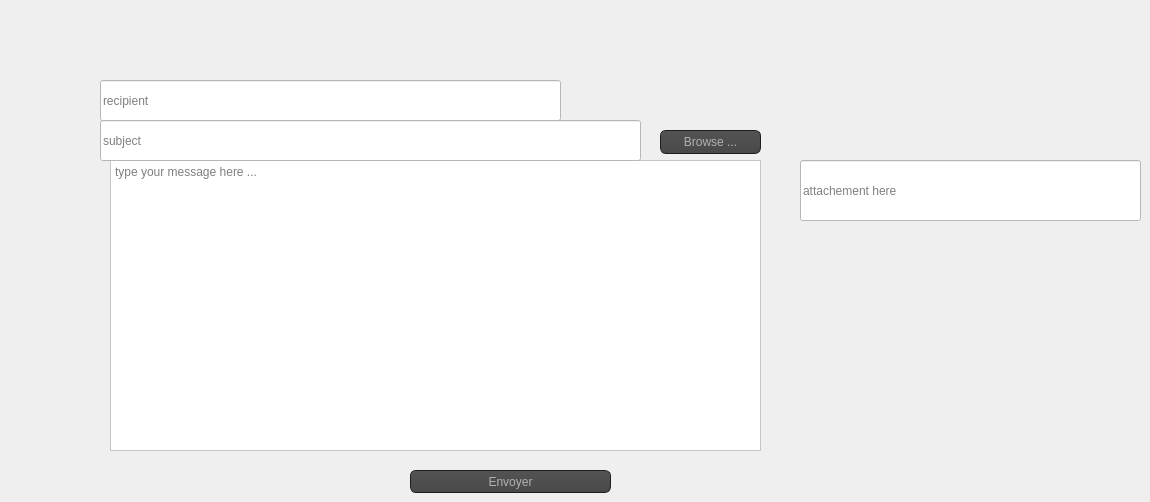
   <widget class="QWidget" name="tab_2">
    <attribute name="title">
     <string>Mailling</string>
    </attribute>
    <widget class="QLineEdit" name="rcpt">
     <property name="geometry">
      <rect>
       <x>100</x>
       <y>80</y>
       <width>461</width>
       <height>41</height>
      </rect>
     </property>
     <property name="styleSheet">
      <string notr="true">background-color: rgb(255, 255, 255);</string>
     </property>
     <property name="placeholderText">
      <string>recipient</string>
     </property>
    </widget>
    <widget class="QTextEdit" name="msg">
     <property name="geometry">
      <rect>
       <x>110</x>
       <y>160</y>
       <width>651</width>
       <height>291</height>
      </rect>
     </property>
     <property name="styleSheet">
      <string notr="true">background-color: rgb(255, 255, 255);</string>
     </property>
     <property name="placeholderText">
      <string>type your message here ...</string>
     </property>
    </widget>
    <widget class="QPushButton" name="sendBtn">
     <property name="geometry">
      <rect>
       <x>410</x>
       <y>470</y>
       <width>201</width>
       <height>23</height>
      </rect>
     </property>
     <property name="styleSheet">
      <string notr="true">QToolTip
{
     border: 1px solid black;
     background-color: #ffa02f;
     padding: 1px;
     border-radius: 3px;
     opacity: 100;
}

QWidget
{
    color: #b1b1b1;
    background-color: #323232;
}

QWidget:item:hover
{
    background-color: QLinearGradient( x1: 0, y1: 0, x2: 0, y2: 1, stop: 0 #ffa02f, stop: 1 #ca0619);
    color: #000000;
}

QWidget:item:selected
{
    background-color: QLinearGradient( x1: 0, y1: 0, x2: 0, y2: 1, stop: 0 #ffa02f, stop: 1 #d7801a);
}

QMenuBar::item
{
    background: transparent;
}

QMenuBar::item:selected
{
    background: transparent;
    border: 1px solid #ffaa00;
}

QMenuBar::item:pressed
{
    background: #444;
    border: 1px solid #000;
    background-color: QLinearGradient(
        x1:0, y1:0,
        x2:0, y2:1,
        stop:1 #212121,
        stop:0.4 #343434/*,
        stop:0.2 #343434,
        stop:0.1 #ffaa00*/
    );
    margin-bottom:-1px;
    padding-bottom:1px;
}

QMenu
{
    border: 1px solid #000;
}

QMenu::item
{
    padding: 2px 20px 2px 20px;
}

QMenu::item:selected
{
    color: #000000;
}

QWidget:disabled
{
    color: #404040;
    background-color: #323232;
}

QAbstractItemView
{
    background-color: QLinearGradient( x1: 0, y1: 0, x2: 0, y2: 1, stop: 0 #4d4d4d, stop: 0.1 #646464, stop: 1 #5d5d5d);
}

QWidget:focus
{
    /*border: 2px solid QLinearGradient( x1: 0, y1: 0, x2: 0, y2: 1, stop: 0 #ffa02f, stop: 1 #d7801a);*/
}

QLineEdit
{
    background-color: QLinearGradient( x1: 0, y1: 0, x2: 0, y2: 1, stop: 0 #4d4d4d, stop: 0 #646464, stop: 1 #5d5d5d);
    padding: 1px;
    border-style: solid;
    border: 1px solid #1e1e1e;
    border-radius: 5;
}

QPushButton
{
    color: #b1b1b1;
    background-color: QLinearGradient( x1: 0, y1: 0, x2: 0, y2: 1, stop: 0 #565656, stop: 0.1 #525252, stop: 0.5 #4e4e4e, stop: 0.9 #4a4a4a, stop: 1 #464646);
    border-width: 1px;
    border-color: #1e1e1e;
    border-style: solid;
    border-radius: 6;
    padding: 3px;
    font-size: 12px;
    padding-left: 5px;
    padding-right: 5px;
}

QPushButton:pressed
{
    background-color: QLinearGradient( x1: 0, y1: 0, x2: 0, y2: 1, stop: 0 #2d2d2d, stop: 0.1 #2b2b2b, stop: 0.5 #292929, stop: 0.9 #282828, stop: 1 #252525);
}

QComboBox
{
    selection-background-color: #ffaa00;
    background-color: QLinearGradient( x1: 0, y1: 0, x2: 0, y2: 1, stop: 0 #565656, stop: 0.1 #525252, stop: 0.5 #4e4e4e, stop: 0.9 #4a4a4a, stop: 1 #464646);
    border-style: solid;
    border: 1px solid #1e1e1e;
    border-radius: 5;
}

QComboBox:hover,QPushButton:hover
{
    border: 2px solid QLinearGradient( x1: 0, y1: 0, x2: 0, y2: 1, stop: 0 #ffa02f, stop: 1 #d7801a);
}


QComboBox:on
{
    padding-top: 3px;
    padding-left: 4px;
    background-color: QLinearGradient( x1: 0, y1: 0, x2: 0, y2: 1, stop: 0 #2d2d2d, stop: 0.1 #2b2b2b, stop: 0.5 #292929, stop: 0.9 #282828, stop: 1 #252525);
    selection-background-color: #ffaa00;
}

QComboBox QAbstractItemView
{
    border: 2px solid darkgray;
    selection-background-color: QLinearGradient( x1: 0, y1: 0, x2: 0, y2: 1, stop: 0 #ffa02f, stop: 1 #d7801a);
}

QComboBox::drop-down
{
     subcontrol-origin: padding;
     subcontrol-position: top right;
     width: 15px;

     border-left-width: 0px;
     border-left-color: darkgray;
     border-left-style: solid; /* just a single line */
     border-top-right-radius: 3px; /* same radius as the QComboBox */
     border-bottom-right-radius: 3px;
 }

QComboBox::down-arrow
{
     image: url(:/down_arrow.png);
}

QGroupBox:focus
{
border: 2px solid QLinearGradient( x1: 0, y1: 0, x2: 0, y2: 1, stop: 0 #ffa02f, stop: 1 #d7801a);
}

QTextEdit:focus
{
    border: 2px solid QLinearGradient( x1: 0, y1: 0, x2: 0, y2: 1, stop: 0 #ffa02f, stop: 1 #d7801a);
}

QScrollBar:horizontal {
     border: 1px solid #222222;
     background: QLinearGradient( x1: 0, y1: 0, x2: 0, y2: 1, stop: 0.0 #121212, stop: 0.2 #282828, stop: 1 #484848);
     height: 7px;
     margin: 0px 16px 0 16px;
}

QScrollBar::handle:horizontal
{
      background: QLinearGradient( x1: 0, y1: 0, x2: 1, y2: 0, stop: 0 #ffa02f, stop: 0.5 #d7801a, stop: 1 #ffa02f);
      min-height: 20px;
      border-radius: 2px;
}

QScrollBar::add-line:horizontal {
      border: 1px solid #1b1b19;
      border-radius: 2px;
      background: QLinearGradient( x1: 0, y1: 0, x2: 1, y2: 0, stop: 0 #ffa02f, stop: 1 #d7801a);
      width: 14px;
      subcontrol-position: right;
      subcontrol-origin: margin;
}

QScrollBar::sub-line:horizontal {
      border: 1px solid #1b1b19;
      border-radius: 2px;
      background: QLinearGradient( x1: 0, y1: 0, x2: 1, y2: 0, stop: 0 #ffa02f, stop: 1 #d7801a);
      width: 14px;
     subcontrol-position: left;
     subcontrol-origin: margin;
}

QScrollBar::right-arrow:horizontal, QScrollBar::left-arrow:horizontal
{
      border: 1px solid black;
      width: 1px;
      height: 1px;
      background: white;
}

QScrollBar::add-page:horizontal, QScrollBar::sub-page:horizontal
{
      background: none;
}

QScrollBar:vertical
{
      background: QLinearGradient( x1: 0, y1: 0, x2: 1, y2: 0, stop: 0.0 #121212, stop: 0.2 #282828, stop: 1 #484848);
      width: 7px;
      margin: 16px 0 16px 0;
      border: 1px solid #222222;
}

QScrollBar::handle:vertical
{
      background: QLinearGradient( x1: 0, y1: 0, x2: 0, y2: 1, stop: 0 #ffa02f, stop: 0.5 #d7801a, stop: 1 #ffa02f);
      min-height: 20px;
      border-radius: 2px;
}

QScrollBar::add-line:vertical
{
      border: 1px solid #1b1b19;
      border-radius: 2px;
      background: QLinearGradient( x1: 0, y1: 0, x2: 0, y2: 1, stop: 0 #ffa02f, stop: 1 #d7801a);
      height: 14px;
      subcontrol-position: bottom;
      subcontrol-origin: margin;
}

QScrollBar::sub-line:vertical
{
      border: 1px solid #1b1b19;
      border-radius: 2px;
      background: QLinearGradient( x1: 0, y1: 0, x2: 0, y2: 1, stop: 0 #d7801a, stop: 1 #ffa02f);
      height: 14px;
      subcontrol-position: top;
      subcontrol-origin: margin;
}

QScrollBar::up-arrow:vertical, QScrollBar::down-arrow:vertical
{
      border: 1px solid black;
      width: 1px;
      height: 1px;
      background: white;
}


QScrollBar::add-page:vertical, QScrollBar::sub-page:vertical
{
      background: none;
}

QTextEdit
{
    background-color: #242424;
}

QPlainTextEdit
{
    background-color: #242424;
}

QHeaderView::section
{
    background-color: QLinearGradient(x1:0, y1:0, x2:0, y2:1, stop:0 #616161, stop: 0.5 #505050, stop: 0.6 #434343, stop:1 #656565);
    color: white;
    padding-left: 4px;
    border: 1px solid #6c6c6c;
}

QCheckBox:disabled
{
color: #414141;
}

QDockWidget::title
{
    text-align: center;
    spacing: 3px; /* spacing between items in the tool bar */
    background-color: QLinearGradient(x1:0, y1:0, x2:0, y2:1, stop:0 #323232, stop: 0.5 #242424, stop:1 #323232);
}

QDockWidget::close-button, QDockWidget::float-button
{
    text-align: center;
    spacing: 1px; /* spacing between items in the tool bar */
    background-color: QLinearGradient(x1:0, y1:0, x2:0, y2:1, stop:0 #323232, stop: 0.5 #242424, stop:1 #323232);
}

QDockWidget::close-button:hover, QDockWidget::float-button:hover
{
    background: #242424;
}

QDockWidget::close-button:pressed, QDockWidget::float-button:pressed
{
    padding: 1px -1px -1px 1px;
}

QMainWindow::separator
{
    background-color: QLinearGradient(x1:0, y1:0, x2:0, y2:1, stop:0 #161616, stop: 0.5 #151515, stop: 0.6 #212121, stop:1 #343434);
    color: white;
    padding-left: 4px;
    border: 1px solid #4c4c4c;
    spacing: 3px; /* spacing between items in the tool bar */
}

QMainWindow::separator:hover
{

    background-color: QLinearGradient(x1:0, y1:0, x2:0, y2:1, stop:0 #d7801a, stop:0.5 #b56c17 stop:1 #ffa02f);
    color: white;
    padding-left: 4px;
    border: 1px solid #6c6c6c;
    spacing: 3px; /* spacing between items in the tool bar */
}

QToolBar::handle
{
     spacing: 3px; /* spacing between items in the tool bar */
     background: url(:/images/handle.png);
}

QMenu::separator
{
    height: 2px;
    background-color: QLinearGradient(x1:0, y1:0, x2:0, y2:1, stop:0 #161616, stop: 0.5 #151515, stop: 0.6 #212121, stop:1 #343434);
    color: white;
    padding-left: 4px;
    margin-left: 10px;
    margin-right: 5px;
}

QProgressBar
{
    border: 2px solid grey;
    border-radius: 5px;
    text-align: center;
}

QProgressBar::chunk
{
    background-color: #d7801a;
    width: 2.15px;
    margin: 0.5px;
}

QTabBar::tab {
    color: #b1b1b1;
    border: 1px solid #444;
    border-bottom-style: none;
    background-color: #323232;
    padding-left: 10px;
    padding-right: 10px;
    padding-top: 3px;
    padding-bottom: 2px;
    margin-right: -1px;
}

QTabWidget::pane {
    border: 1px solid #444;
    top: 1px;
}

QTabBar::tab:last
{
    margin-right: 0; /* the last selected tab has nothing to overlap with on the right */
    border-top-right-radius: 3px;
}

QTabBar::tab:first:!selected
{
 margin-left: 0px; /* the last selected tab has nothing to overlap with on the right */


    border-top-left-radius: 3px;
}

QTabBar::tab:!selected
{
    color: #b1b1b1;
    border-bottom-style: solid;
    margin-top: 3px;
    background-color: QLinearGradient(x1:0, y1:0, x2:0, y2:1, stop:1 #212121, stop:.4 #343434);
}

QTabBar::tab:selected
{
    border-top-left-radius: 3px;
    border-top-right-radius: 3px;
    margin-bottom: 0px;
}

QTabBar::tab:!selected:hover
{
    /*border-top: 2px solid #ffaa00;
    padding-bottom: 3px;*/
    border-top-left-radius: 3px;
    border-top-right-radius: 3px;
    background-color: QLinearGradient(x1:0, y1:0, x2:0, y2:1, stop:1 #212121, stop:0.4 #343434, stop:0.2 #343434, stop:0.1 #ffaa00);
}

QRadioButton::indicator:checked, QRadioButton::indicator:unchecked{
    color: #b1b1b1;
    background-color: #323232;
    border: 1px solid #b1b1b1;
    border-radius: 6px;
}

QRadioButton::indicator:checked
{
    background-color: qradialgradient(
        cx: 0.5, cy: 0.5,
        fx: 0.5, fy: 0.5,
        radius: 1.0,
        stop: 0.25 #ffaa00,
        stop: 0.3 #323232
    );
}

QCheckBox::indicator{
    color: #b1b1b1;
    background-color: #323232;
    border: 1px solid #b1b1b1;
    width: 9px;
    height: 9px;
}

QRadioButton::indicator
{
    border-radius: 6px;
}

QRadioButton::indicator:hover, QCheckBox::indicator:hover
{
    border: 1px solid #ffaa00;
}

QCheckBox::indicator:checked
{
    image:url(:/images/checkbox.png);
}

QCheckBox::indicator:disabled, QRadioButton::indicator:disabled
{
    border: 1px solid #444;
}</string>
     </property>
     <property name="text">
      <string>Envoyer</string>
     </property>
    </widget>
    <widget class="QLineEdit" name="file">
     <property name="geometry">
      <rect>
       <x>800</x>
       <y>160</y>
       <width>341</width>
       <height>61</height>
      </rect>
     </property>
     <property name="styleSheet">
      <string notr="true">background-color: rgb(255, 255, 255);</string>
     </property>
     <property name="placeholderText">
      <string>attachement here</string>
     </property>
    </widget>
    <widget class="QPushButton" name="browseBtn">
     <property name="geometry">
      <rect>
       <x>660</x>
       <y>130</y>
       <width>101</width>
       <height>24</height>
      </rect>
     </property>
     <property name="styleSheet">
      <string notr="true">QToolTip
{
     border: 1px solid black;
     background-color: #ffa02f;
     padding: 1px;
     border-radius: 3px;
     opacity: 100;
}

QWidget
{
    color: #b1b1b1;
    background-color: #323232;
}

QWidget:item:hover
{
    background-color: QLinearGradient( x1: 0, y1: 0, x2: 0, y2: 1, stop: 0 #ffa02f, stop: 1 #ca0619);
    color: #000000;
}

QWidget:item:selected
{
    background-color: QLinearGradient( x1: 0, y1: 0, x2: 0, y2: 1, stop: 0 #ffa02f, stop: 1 #d7801a);
}

QMenuBar::item
{
    background: transparent;
}

QMenuBar::item:selected
{
    background: transparent;
    border: 1px solid #ffaa00;
}

QMenuBar::item:pressed
{
    background: #444;
    border: 1px solid #000;
    background-color: QLinearGradient(
        x1:0, y1:0,
        x2:0, y2:1,
        stop:1 #212121,
        stop:0.4 #343434/*,
        stop:0.2 #343434,
        stop:0.1 #ffaa00*/
    );
    margin-bottom:-1px;
    padding-bottom:1px;
}

QMenu
{
    border: 1px solid #000;
}

QMenu::item
{
    padding: 2px 20px 2px 20px;
}

QMenu::item:selected
{
    color: #000000;
}

QWidget:disabled
{
    color: #404040;
    background-color: #323232;
}

QAbstractItemView
{
    background-color: QLinearGradient( x1: 0, y1: 0, x2: 0, y2: 1, stop: 0 #4d4d4d, stop: 0.1 #646464, stop: 1 #5d5d5d);
}

QWidget:focus
{
    /*border: 2px solid QLinearGradient( x1: 0, y1: 0, x2: 0, y2: 1, stop: 0 #ffa02f, stop: 1 #d7801a);*/
}

QLineEdit
{
    background-color: QLinearGradient( x1: 0, y1: 0, x2: 0, y2: 1, stop: 0 #4d4d4d, stop: 0 #646464, stop: 1 #5d5d5d);
    padding: 1px;
    border-style: solid;
    border: 1px solid #1e1e1e;
    border-radius: 5;
}

QPushButton
{
    color: #b1b1b1;
    background-color: QLinearGradient( x1: 0, y1: 0, x2: 0, y2: 1, stop: 0 #565656, stop: 0.1 #525252, stop: 0.5 #4e4e4e, stop: 0.9 #4a4a4a, stop: 1 #464646);
    border-width: 1px;
    border-color: #1e1e1e;
    border-style: solid;
    border-radius: 6;
    padding: 3px;
    font-size: 12px;
    padding-left: 5px;
    padding-right: 5px;
}

QPushButton:pressed
{
    background-color: QLinearGradient( x1: 0, y1: 0, x2: 0, y2: 1, stop: 0 #2d2d2d, stop: 0.1 #2b2b2b, stop: 0.5 #292929, stop: 0.9 #282828, stop: 1 #252525);
}

QComboBox
{
    selection-background-color: #ffaa00;
    background-color: QLinearGradient( x1: 0, y1: 0, x2: 0, y2: 1, stop: 0 #565656, stop: 0.1 #525252, stop: 0.5 #4e4e4e, stop: 0.9 #4a4a4a, stop: 1 #464646);
    border-style: solid;
    border: 1px solid #1e1e1e;
    border-radius: 5;
}

QComboBox:hover,QPushButton:hover
{
    border: 2px solid QLinearGradient( x1: 0, y1: 0, x2: 0, y2: 1, stop: 0 #ffa02f, stop: 1 #d7801a);
}


QComboBox:on
{
    padding-top: 3px;
    padding-left: 4px;
    background-color: QLinearGradient( x1: 0, y1: 0, x2: 0, y2: 1, stop: 0 #2d2d2d, stop: 0.1 #2b2b2b, stop: 0.5 #292929, stop: 0.9 #282828, stop: 1 #252525);
    selection-background-color: #ffaa00;
}

QComboBox QAbstractItemView
{
    border: 2px solid darkgray;
    selection-background-color: QLinearGradient( x1: 0, y1: 0, x2: 0, y2: 1, stop: 0 #ffa02f, stop: 1 #d7801a);
}

QComboBox::drop-down
{
     subcontrol-origin: padding;
     subcontrol-position: top right;
     width: 15px;

     border-left-width: 0px;
     border-left-color: darkgray;
     border-left-style: solid; /* just a single line */
     border-top-right-radius: 3px; /* same radius as the QComboBox */
     border-bottom-right-radius: 3px;
 }

QComboBox::down-arrow
{
     image: url(:/down_arrow.png);
}

QGroupBox:focus
{
border: 2px solid QLinearGradient( x1: 0, y1: 0, x2: 0, y2: 1, stop: 0 #ffa02f, stop: 1 #d7801a);
}

QTextEdit:focus
{
    border: 2px solid QLinearGradient( x1: 0, y1: 0, x2: 0, y2: 1, stop: 0 #ffa02f, stop: 1 #d7801a);
}

QScrollBar:horizontal {
     border: 1px solid #222222;
     background: QLinearGradient( x1: 0, y1: 0, x2: 0, y2: 1, stop: 0.0 #121212, stop: 0.2 #282828, stop: 1 #484848);
     height: 7px;
     margin: 0px 16px 0 16px;
}

QScrollBar::handle:horizontal
{
      background: QLinearGradient( x1: 0, y1: 0, x2: 1, y2: 0, stop: 0 #ffa02f, stop: 0.5 #d7801a, stop: 1 #ffa02f);
      min-height: 20px;
      border-radius: 2px;
}

QScrollBar::add-line:horizontal {
      border: 1px solid #1b1b19;
      border-radius: 2px;
      background: QLinearGradient( x1: 0, y1: 0, x2: 1, y2: 0, stop: 0 #ffa02f, stop: 1 #d7801a);
      width: 14px;
      subcontrol-position: right;
      subcontrol-origin: margin;
}

QScrollBar::sub-line:horizontal {
      border: 1px solid #1b1b19;
      border-radius: 2px;
      background: QLinearGradient( x1: 0, y1: 0, x2: 1, y2: 0, stop: 0 #ffa02f, stop: 1 #d7801a);
      width: 14px;
     subcontrol-position: left;
     subcontrol-origin: margin;
}

QScrollBar::right-arrow:horizontal, QScrollBar::left-arrow:horizontal
{
      border: 1px solid black;
      width: 1px;
      height: 1px;
      background: white;
}

QScrollBar::add-page:horizontal, QScrollBar::sub-page:horizontal
{
      background: none;
}

QScrollBar:vertical
{
      background: QLinearGradient( x1: 0, y1: 0, x2: 1, y2: 0, stop: 0.0 #121212, stop: 0.2 #282828, stop: 1 #484848);
      width: 7px;
      margin: 16px 0 16px 0;
      border: 1px solid #222222;
}

QScrollBar::handle:vertical
{
      background: QLinearGradient( x1: 0, y1: 0, x2: 0, y2: 1, stop: 0 #ffa02f, stop: 0.5 #d7801a, stop: 1 #ffa02f);
      min-height: 20px;
      border-radius: 2px;
}

QScrollBar::add-line:vertical
{
      border: 1px solid #1b1b19;
      border-radius: 2px;
      background: QLinearGradient( x1: 0, y1: 0, x2: 0, y2: 1, stop: 0 #ffa02f, stop: 1 #d7801a);
      height: 14px;
      subcontrol-position: bottom;
      subcontrol-origin: margin;
}

QScrollBar::sub-line:vertical
{
      border: 1px solid #1b1b19;
      border-radius: 2px;
      background: QLinearGradient( x1: 0, y1: 0, x2: 0, y2: 1, stop: 0 #d7801a, stop: 1 #ffa02f);
      height: 14px;
      subcontrol-position: top;
      subcontrol-origin: margin;
}

QScrollBar::up-arrow:vertical, QScrollBar::down-arrow:vertical
{
      border: 1px solid black;
      width: 1px;
      height: 1px;
      background: white;
}


QScrollBar::add-page:vertical, QScrollBar::sub-page:vertical
{
      background: none;
}

QTextEdit
{
    background-color: #242424;
}

QPlainTextEdit
{
    background-color: #242424;
}

QHeaderView::section
{
    background-color: QLinearGradient(x1:0, y1:0, x2:0, y2:1, stop:0 #616161, stop: 0.5 #505050, stop: 0.6 #434343, stop:1 #656565);
    color: white;
    padding-left: 4px;
    border: 1px solid #6c6c6c;
}

QCheckBox:disabled
{
color: #414141;
}

QDockWidget::title
{
    text-align: center;
    spacing: 3px; /* spacing between items in the tool bar */
    background-color: QLinearGradient(x1:0, y1:0, x2:0, y2:1, stop:0 #323232, stop: 0.5 #242424, stop:1 #323232);
}

QDockWidget::close-button, QDockWidget::float-button
{
    text-align: center;
    spacing: 1px; /* spacing between items in the tool bar */
    background-color: QLinearGradient(x1:0, y1:0, x2:0, y2:1, stop:0 #323232, stop: 0.5 #242424, stop:1 #323232);
}

QDockWidget::close-button:hover, QDockWidget::float-button:hover
{
    background: #242424;
}

QDockWidget::close-button:pressed, QDockWidget::float-button:pressed
{
    padding: 1px -1px -1px 1px;
}

QMainWindow::separator
{
    background-color: QLinearGradient(x1:0, y1:0, x2:0, y2:1, stop:0 #161616, stop: 0.5 #151515, stop: 0.6 #212121, stop:1 #343434);
    color: white;
    padding-left: 4px;
    border: 1px solid #4c4c4c;
    spacing: 3px; /* spacing between items in the tool bar */
}

QMainWindow::separator:hover
{

    background-color: QLinearGradient(x1:0, y1:0, x2:0, y2:1, stop:0 #d7801a, stop:0.5 #b56c17 stop:1 #ffa02f);
    color: white;
    padding-left: 4px;
    border: 1px solid #6c6c6c;
    spacing: 3px; /* spacing between items in the tool bar */
}

QToolBar::handle
{
     spacing: 3px; /* spacing between items in the tool bar */
     background: url(:/images/handle.png);
}

QMenu::separator
{
    height: 2px;
    background-color: QLinearGradient(x1:0, y1:0, x2:0, y2:1, stop:0 #161616, stop: 0.5 #151515, stop: 0.6 #212121, stop:1 #343434);
    color: white;
    padding-left: 4px;
    margin-left: 10px;
    margin-right: 5px;
}

QProgressBar
{
    border: 2px solid grey;
    border-radius: 5px;
    text-align: center;
}

QProgressBar::chunk
{
    background-color: #d7801a;
    width: 2.15px;
    margin: 0.5px;
}

QTabBar::tab {
    color: #b1b1b1;
    border: 1px solid #444;
    border-bottom-style: none;
    background-color: #323232;
    padding-left: 10px;
    padding-right: 10px;
    padding-top: 3px;
    padding-bottom: 2px;
    margin-right: -1px;
}

QTabWidget::pane {
    border: 1px solid #444;
    top: 1px;
}

QTabBar::tab:last
{
    margin-right: 0; /* the last selected tab has nothing to overlap with on the right */
    border-top-right-radius: 3px;
}

QTabBar::tab:first:!selected
{
 margin-left: 0px; /* the last selected tab has nothing to overlap with on the right */


    border-top-left-radius: 3px;
}

QTabBar::tab:!selected
{
    color: #b1b1b1;
    border-bottom-style: solid;
    margin-top: 3px;
    background-color: QLinearGradient(x1:0, y1:0, x2:0, y2:1, stop:1 #212121, stop:.4 #343434);
}

QTabBar::tab:selected
{
    border-top-left-radius: 3px;
    border-top-right-radius: 3px;
    margin-bottom: 0px;
}

QTabBar::tab:!selected:hover
{
    /*border-top: 2px solid #ffaa00;
    padding-bottom: 3px;*/
    border-top-left-radius: 3px;
    border-top-right-radius: 3px;
    background-color: QLinearGradient(x1:0, y1:0, x2:0, y2:1, stop:1 #212121, stop:0.4 #343434, stop:0.2 #343434, stop:0.1 #ffaa00);
}

QRadioButton::indicator:checked, QRadioButton::indicator:unchecked{
    color: #b1b1b1;
    background-color: #323232;
    border: 1px solid #b1b1b1;
    border-radius: 6px;
}

QRadioButton::indicator:checked
{
    background-color: qradialgradient(
        cx: 0.5, cy: 0.5,
        fx: 0.5, fy: 0.5,
        radius: 1.0,
        stop: 0.25 #ffaa00,
        stop: 0.3 #323232
    );
}

QCheckBox::indicator{
    color: #b1b1b1;
    background-color: #323232;
    border: 1px solid #b1b1b1;
    width: 9px;
    height: 9px;
}

QRadioButton::indicator
{
    border-radius: 6px;
}

QRadioButton::indicator:hover, QCheckBox::indicator:hover
{
    border: 1px solid #ffaa00;
}

QCheckBox::indicator:checked
{
    image:url(:/images/checkbox.png);
}

QCheckBox::indicator:disabled, QRadioButton::indicator:disabled
{
    border: 1px solid #444;
}</string>
     </property>
     <property name="text">
      <string>Browse ...</string>
     </property>
    </widget>
    <widget class="QLineEdit" name="subject">
     <property name="geometry">
      <rect>
       <x>100</x>
       <y>120</y>
       <width>541</width>
       <height>41</height>
      </rect>
     </property>
     <property name="styleSheet">
      <string notr="true">background-color: rgb(255, 255, 255);</string>
     </property>
     <property name="placeholderText">
      <string>subject</string>
     </property>
    </widget>
   </widget>
